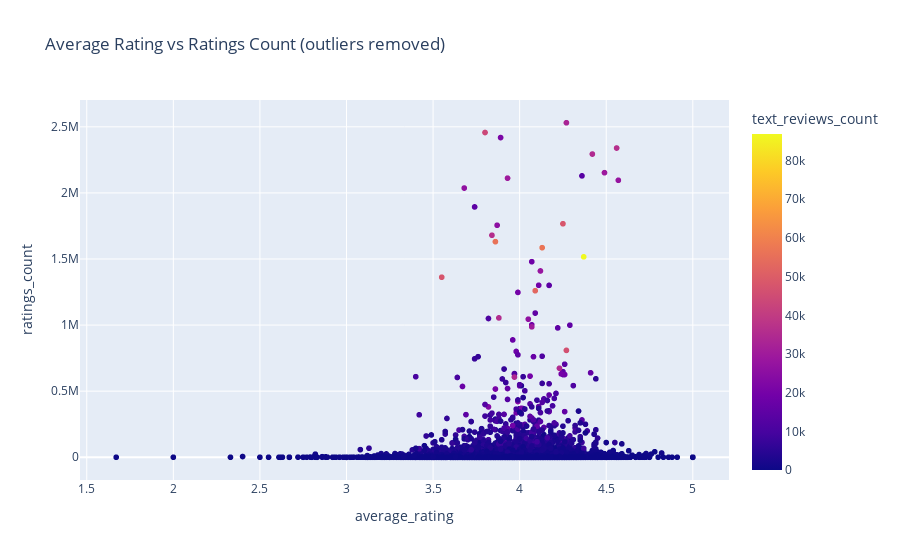

Notebook code for this chart:
### Code cell
px.scatter(data_frame=books,x='average_rating',y='ratings_count',color='text_reviews_count',title='Average Rating vs Ratings Count (outliers removed)')

### Figure 1 — Plotly figure (JSON) as saved in the notebook; plotly's stock layout.template omitted (floating-point values rounded to 4 significant figures; data arrays with more than 128 entries replaced by an {"elided": "..."} marker saying what was removed)
{"data": [{"hovertemplate": "average_rating=%{x}<br>ratings_count=%{y}<br>text_reviews_count=%{marker.color}<extra></extra>", "legendgroup": "", "marker": {"color": {"elided": "10917 int values"}, "coloraxis": "coloraxis", "symbol": "circle"}, "mode": "markers", "name": "", "showlegend": false, "type": "scattergl", "x": {"elided": "10917 float values"}, "xaxis": "x", "y": {"elided": "10917 int values"}, "yaxis": "y"}], "layout": {"coloraxis": {"colorbar": {"title": {"text": "text_reviews_count"}}, "colorscale": [[0, "#0d0887"], [0.1111, "#46039f"], [0.2222, "#7201a8"], [0.3333, "#9c179e"], [0.4444, "#bd3786"], [0.5556, "#d8576b"], [0.6667, "#ed7953"], [0.7778, "#fb9f3a"], [0.8889, "#fdca26"], [1, "#f0f921"]]}, "legend": {"tracegroupgap": 0}, "title": {"text": "Average Rating vs Ratings Count (outliers removed)"}, "xaxis": {"anchor": "y", "domain": [0, 1], "title": {"text": "average_rating"}}, "yaxis": {"anchor": "x", "domain": [0, 1], "title": {"text": "ratings_count"}}}}
